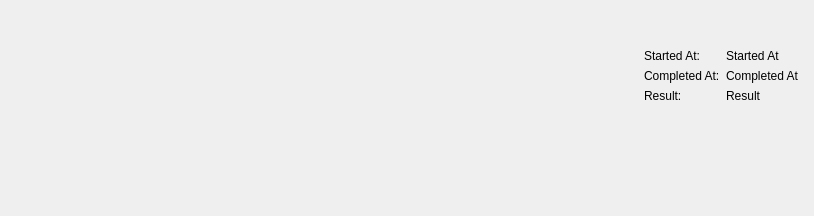
<?xml version="1.0" encoding="UTF-8"?>
<ui version="4.0">
 <class>Form</class>
 <widget class="QWidget" name="Form">
  <property name="geometry">
   <rect>
    <x>0</x>
    <y>0</y>
    <width>814</width>
    <height>216</height>
   </rect>
  </property>
  <property name="locale">
   <locale language="English" country="UnitedStates"/>
  </property>
  <layout class="QVBoxLayout" name="FormLayout">
   <property name="leftMargin">
    <number>0</number>
   </property>
   <property name="topMargin">
    <number>0</number>
   </property>
   <property name="rightMargin">
    <number>0</number>
   </property>
   <property name="bottomMargin">
    <number>0</number>
   </property>
   <item>
    <widget class="QWidget" name="downloadViewControlBar" native="true">
     <property name="minimumSize">
      <size>
       <width>543</width>
       <height>32</height>
      </size>
     </property>
    </widget>
   </item>
   <item>
    <layout class="QHBoxLayout" name="downloadHistoryLayout">
     <item>
      <widget class="QWidget" name="downloadInfoView" native="true">
       <property name="minimumSize">
        <size>
         <width>629</width>
         <height>176</height>
        </size>
       </property>
      </widget>
     </item>
     <item>
      <widget class="QWidget" name="historyInfoArea" native="true">
       <layout class="QFormLayout" name="historyInfoAreaLayout">
        <item row="0" column="0">
         <widget class="QLabel" name="startedAtLabel">
          <property name="sizePolicy">
           <sizepolicy hsizetype="Preferred" vsizetype="Fixed">
            <horstretch>0</horstretch>
            <verstretch>0</verstretch>
           </sizepolicy>
          </property>
          <property name="text">
           <string>Started At:</string>
          </property>
         </widget>
        </item>
        <item row="0" column="1">
         <widget class="QLabel" name="startedAt">
          <property name="sizePolicy">
           <sizepolicy hsizetype="Preferred" vsizetype="Fixed">
            <horstretch>0</horstretch>
            <verstretch>0</verstretch>
           </sizepolicy>
          </property>
          <property name="text">
           <string>Started At</string>
          </property>
         </widget>
        </item>
        <item row="1" column="0">
         <widget class="QLabel" name="completedAtLabel">
          <property name="sizePolicy">
           <sizepolicy hsizetype="Preferred" vsizetype="Fixed">
            <horstretch>0</horstretch>
            <verstretch>0</verstretch>
           </sizepolicy>
          </property>
          <property name="text">
           <string>Completed At:</string>
          </property>
         </widget>
        </item>
        <item row="1" column="1">
         <widget class="QLabel" name="completedAt">
          <property name="sizePolicy">
           <sizepolicy hsizetype="Preferred" vsizetype="Fixed">
            <horstretch>0</horstretch>
            <verstretch>0</verstretch>
           </sizepolicy>
          </property>
          <property name="text">
           <string>Completed At</string>
          </property>
         </widget>
        </item>
        <item row="2" column="0">
         <widget class="QLabel" name="resultLabel">
          <property name="sizePolicy">
           <sizepolicy hsizetype="Preferred" vsizetype="Fixed">
            <horstretch>0</horstretch>
            <verstretch>0</verstretch>
           </sizepolicy>
          </property>
          <property name="text">
           <string>Result:</string>
          </property>
         </widget>
        </item>
        <item row="2" column="1">
         <widget class="QLabel" name="result">
          <property name="sizePolicy">
           <sizepolicy hsizetype="Preferred" vsizetype="Fixed">
            <horstretch>0</horstretch>
            <verstretch>0</verstretch>
           </sizepolicy>
          </property>
          <property name="text">
           <string>Result</string>
          </property>
         </widget>
        </item>
       </layout>
      </widget>
     </item>
    </layout>
   </item>
  </layout>
 </widget>
 <resources/>
 <connections/>
</ui>
